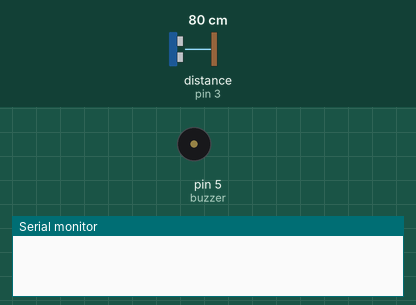
Recording of a sketch running on a simulated Arduino Uno, built with avr-gcc and run on an emulated ATmega328P. Shown: buzzer (waves = sounding), the last lines printed to the serial monitor. Wiring (inferred from the names in the program): ultrasonic range finder: trigger pin 2; echo pin 3. Inputs (shaded band) come from the test bench; at power-on: distance to the obstacle (sensor on pin 3) 80 cm. The echo pulse lasts 58.3 µs per cm.

Above: at 1.2 s.
1.3 s: distance to the obstacle (sensor on pin 3) set to 2 cm
At 2.6 s:
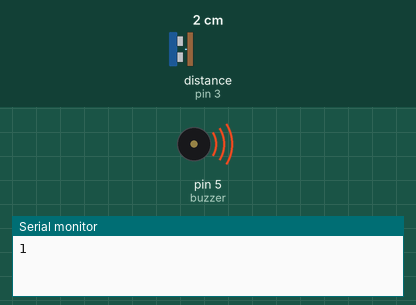
Timing chart, 0 to 4.3 s (numbered marks = the images above; inputs shaded):
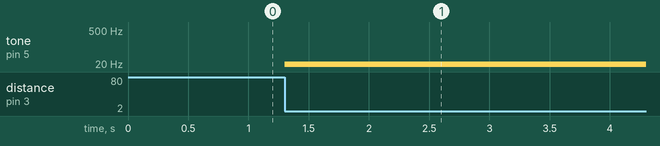

Measured:
- after the input at 1.3 s, tone on pin 5 (buzzer): silent → 10 Hz at once

The sketch:

Sketch_11.ino
```cpp
int trig = 2;
int echo = 3;
int buzzer = 5;
void setup() {
  Serial.begin(9600);
  pinMode(trig, OUTPUT);
  pinMode(echo, INPUT);
  pinMode(buzzer, OUTPUT);
}

void loop() {
  digitalWrite(trig,HIGH);
  delayMicroseconds(10);
  digitalWrite(trig,LOW);
  int distance = pulseIn(echo, HIGH)*340 / 2 / 10000;
  if(distance < 10){
    Serial.print(distance);
    tone(buzzer, 10);
    delay(3000);noTone(200);delay(3000);
  }
  else{
    noTone(100000);
  }
}
```
